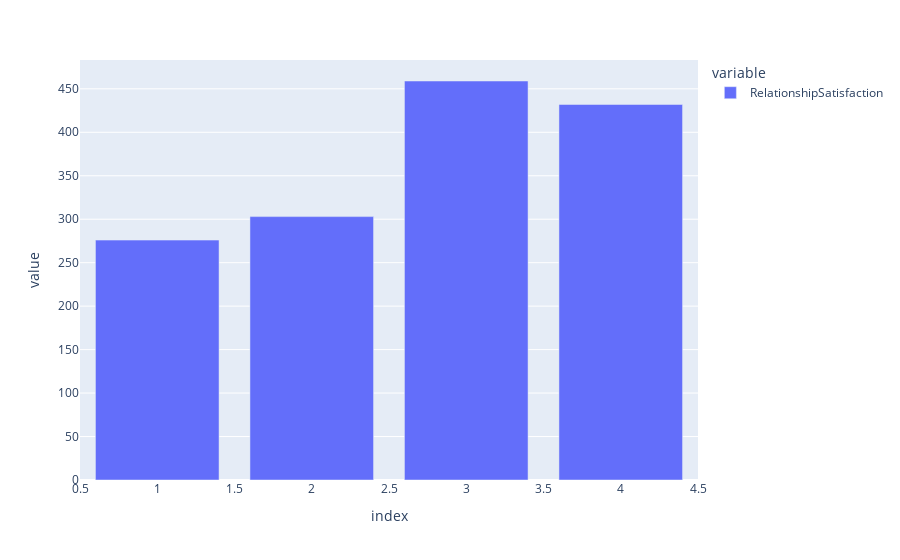

The code cell stored with this chart in its notebook:
### Code cell
px.bar(hr.RelationshipSatisfaction.value_counts())

### Figure 1 — Plotly figure (JSON) as saved in the notebook; plotly's stock layout.template omitted (floating-point values rounded to 4 significant figures)
{"data": [{"alignmentgroup": "True", "hovertemplate": "variable=RelationshipSatisfaction<br>index=%{x}<br>value=%{y}<extra></extra>", "legendgroup": "RelationshipSatisfaction", "marker": {"color": "#636efa", "pattern": {"shape": ""}}, "name": "RelationshipSatisfaction", "offsetgroup": "RelationshipSatisfaction", "orientation": "v", "showlegend": true, "textposition": "auto", "type": "bar", "x": [3, 4, 2, 1], "xaxis": "x", "y": [459, 432, 303, 276], "yaxis": "y"}], "layout": {"barmode": "relative", "legend": {"title": {"text": "variable"}, "tracegroupgap": 0}, "margin": {"t": 60}, "xaxis": {"anchor": "y", "domain": [0, 1], "title": {"text": "index"}}, "yaxis": {"anchor": "x", "domain": [0, 1], "title": {"text": "value"}}}}
